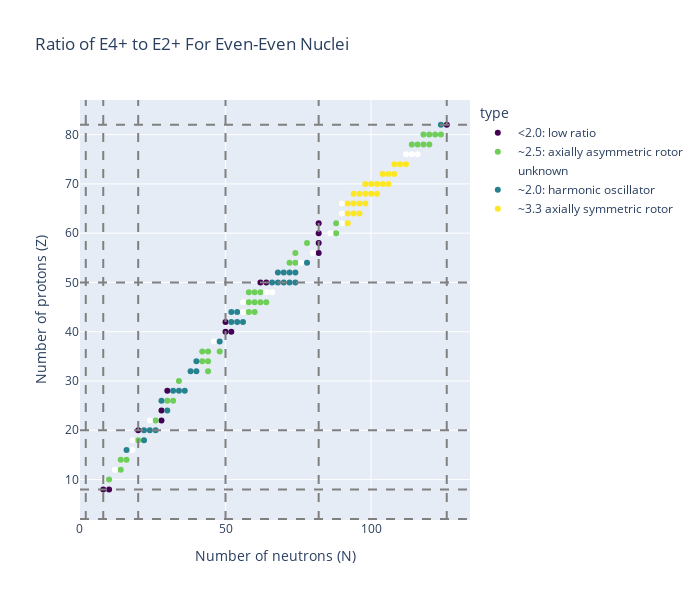

The notebook cell this image was saved under:
### Code cell
colors = px.colors.sequential.Viridis

fig = px.scatter(nuclides.reset_index(), 
          x='n',
          y='z', 
          color='type',
          title='Ratio of E4+ to E2+ For Even-Even Nuclei',
          labels={'z': 'Number of protons (Z)', 'n': 'Number of neutrons (N)', 'first_ratio': 'E4+/E2+ type'},
          color_discrete_sequence=[colors[0], colors[7], "white", colors[4], colors[9]],
          height=600,
          width=700)

magic_numbers_n = [2, 8, 20, 50, 82, 126]
magic_numbers_z = [2, 8, 20, 50, 82]

for i, m in enumerate(magic_numbers_n):
    fig.add_vline(x=m, line_dash="dash", line_color="gray", name="Magic numbers" if i==0 else None)

for i, m in enumerate(magic_numbers_z):
    fig.add_hline(y=m, line_dash="dash", line_color="gray")


fig.show()

### Figure 1 — Plotly figure (JSON) as saved in the notebook; plotly's stock layout.template omitted (floating-point values rounded to 4 significant figures)
{"data": [{"hovertemplate": "type=<2.0: low ratio<br>Number of neutrons (N)=%{x}<br>Number of protons (Z)=%{y}<extra></extra>", "legendgroup": "<2.0: low ratio", "marker": {"color": "#440154", "symbol": "circle"}, "mode": "markers", "name": "<2.0: low ratio", "orientation": "v", "showlegend": true, "type": "scatter", "x": [8, 10, 20, 28, 28, 30, 50, 52, 50, 62, 64, 82, 82, 82, 82, 126], "xaxis": "x", "y": [8, 8, 20, 22, 24, 28, 40, 40, 42, 50, 50, 56, 58, 60, 62, 82], "yaxis": "y"}, {"hovertemplate": "type=~2.5: axially asymmetric rotor<br>Number of neutrons (N)=%{x}<br>Number of protons (Z)=%{y}<extra></extra>", "legendgroup": "~2.5: axially asymmetric rotor", "marker": {"color": "#6ece58", "symbol": "circle"}, "mode": "markers", "name": "~2.5: axially asymmetric rotor", "orientation": "v", "showlegend": true, "type": "scatter", "x": [10, 14, 14, 16, 20, 26, 30, 32, 34, 44, 42, 44, 42, 44, 48, 58, 60, 58, 60, 62, 64, 58, 60, 62, 72, 74, 74, 78, 88, 88, 114, 116, 118, 120, 118, 120, 122, 124], "xaxis": "x", "y": [10, 12, 14, 14, 18, 22, 26, 26, 30, 32, 34, 34, 36, 36, 36, 44, 44, 46, 46, 46, 46, 48, 48, 48, 54, 54, 56, 58, 60, 62, 78, 78, 78, 78, 80, 80, 80, 80], "yaxis": "y"}, {"hovertemplate": "type=unknown<br>Number of neutrons (N)=%{x}<br>Number of protons (Z)=%{y}<extra></extra>", "legendgroup": "unknown", "marker": {"color": "white", "symbol": "circle"}, "mode": "markers", "name": "unknown", "orientation": "v", "showlegend": true, "type": "scatter", "x": [12, 18, 18, 24, 46, 56, 56, 64, 66, 76, 80, 86, 90, 90, 90, 112, 114, 116], "xaxis": "x", "y": [12, 16, 18, 22, 38, 44, 46, 48, 48, 54, 56, 60, 62, 64, 66, 76, 76, 76], "yaxis": "y"}, {"hovertemplate": "type=~2.0: harmonic oscillator<br>Number of neutrons (N)=%{x}<br>Number of protons (Z)=%{y}<extra></extra>", "legendgroup": "~2.0: harmonic oscillator", "marker": {"color": "#26828e", "symbol": "circle"}, "mode": "markers", "name": "~2.0: harmonic oscillator", "orientation": "v", "showlegend": true, "type": "scatter", "x": [16, 22, 22, 24, 26, 30, 28, 32, 34, 36, 38, 40, 40, 48, 52, 54, 56, 52, 54, 66, 68, 70, 72, 74, 68, 70, 72, 74, 78, 124], "xaxis": "x", "y": [16, 18, 20, 20, 20, 24, 26, 28, 28, 28, 32, 32, 34, 38, 42, 42, 42, 44, 44, 50, 50, 50, 50, 50, 52, 52, 52, 52, 54, 82], "yaxis": "y"}, {"hovertemplate": "type=~3.3 axially symmetric rotor<br>Number of neutrons (N)=%{x}<br>Number of protons (Z)=%{y}<extra></extra>", "legendgroup": "~3.3 axially symmetric rotor", "marker": {"color": "#fde725", "symbol": "circle"}, "mode": "markers", "name": "~3.3 axially symmetric rotor", "orientation": "v", "showlegend": true, "type": "scatter", "x": [92, 92, 94, 96, 92, 94, 96, 98, 94, 96, 98, 100, 102, 98, 100, 102, 104, 106, 104, 106, 108, 108, 110, 112], "xaxis": "x", "y": [62, 64, 64, 64, 66, 66, 66, 66, 68, 68, 68, 68, 68, 70, 70, 70, 70, 70, 72, 72, 72, 74, 74, 74], "yaxis": "y"}], "layout": {"height": 600, "legend": {"title": {"text": "type"}, "tracegroupgap": 0}, "shapes": [{"line": {"color": "gray", "dash": "dash"}, "name": "Magic numbers", "type": "line", "x0": 2, "x1": 2, "xref": "x", "y0": 0, "y1": 1, "yref": "y domain"}, {"line": {"color": "gray", "dash": "dash"}, "type": "line", "x0": 8, "x1": 8, "xref": "x", "y0": 0, "y1": 1, "yref": "y domain"}, {"line": {"color": "gray", "dash": "dash"}, "type": "line", "x0": 20, "x1": 20, "xref": "x", "y0": 0, "y1": 1, "yref": "y domain"}, {"line": {"color": "gray", "dash": "dash"}, "type": "line", "x0": 50, "x1": 50, "xref": "x", "y0": 0, "y1": 1, "yref": "y domain"}, {"line": {"color": "gray", "dash": "dash"}, "type": "line", "x0": 82, "x1": 82, "xref": "x", "y0": 0, "y1": 1, "yref": "y domain"}, {"line": {"color": "gray", "dash": "dash"}, "type": "line", "x0": 126, "x1": 126, "xref": "x", "y0": 0, "y1": 1, "yref": "y domain"}, {"line": {"color": "gray", "dash": "dash"}, "type": "line", "x0": 0, "x1": 1, "xref": "x domain", "y0": 2, "y1": 2, "yref": "y"}, {"line": {"color": "gray", "dash": "dash"}, "type": "line", "x0": 0, "x1": 1, "xref": "x domain", "y0": 8, "y1": 8, "yref": "y"}, {"line": {"color": "gray", "dash": "dash"}, "type": "line", "x0": 0, "x1": 1, "xref": "x domain", "y0": 20, "y1": 20, "yref": "y"}, {"line": {"color": "gray", "dash": "dash"}, "type": "line", "x0": 0, "x1": 1, "xref": "x domain", "y0": 50, "y1": 50, "yref": "y"}, {"line": {"color": "gray", "dash": "dash"}, "type": "line", "x0": 0, "x1": 1, "xref": "x domain", "y0": 82, "y1": 82, "yref": "y"}], "title": {"text": "Ratio of E4+ to E2+ For Even-Even Nuclei"}, "width": 700, "xaxis": {"anchor": "y", "domain": [0, 1], "title": {"text": "Number of neutrons (N)"}}, "yaxis": {"anchor": "x", "domain": [0, 1], "title": {"text": "Number of protons (Z)"}}}}
